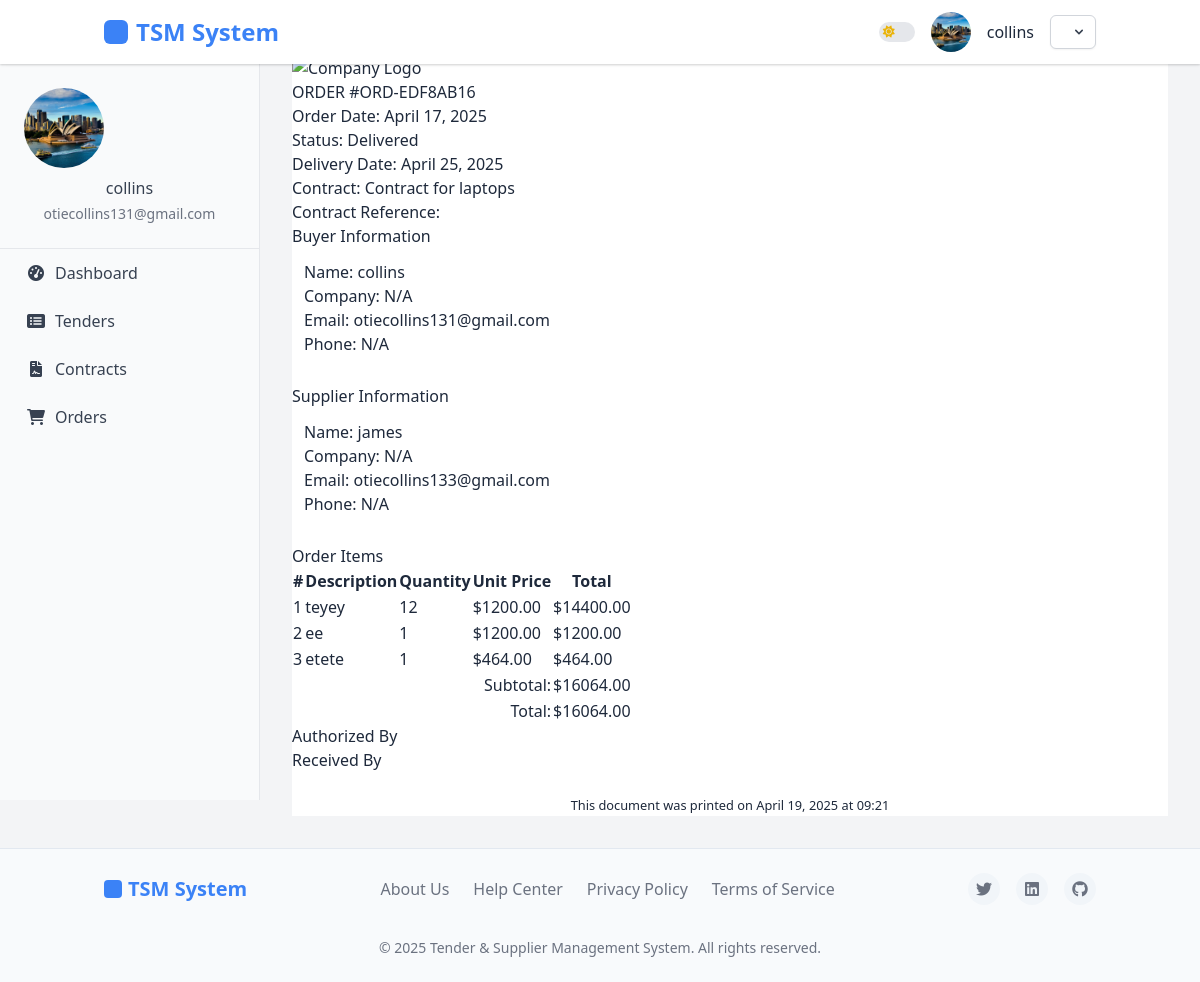
Screenshot of /buyer/orders/2/print/ (signed in) with the database file from the repository.
### accounts/models.py (models this page shows, shortened)
class User(AbstractUser):
    USER_TYPE_CHOICES = (
        ('buyer', 'Buyer'),
        ('supplier', 'Supplier'),
        ('admin', 'Administrator'),
    )
    user_type = models.CharField(
        max_length=10,
        choices=USER_TYPE_CHOICES,
        default='buyer',
        verbose_name=_('User Type')
    )
    company_name = models.CharField(max_length=100, blank=True)
    phone_number = models.CharField(max_length=20, blank=True)
    email = models.EmailField(_('email address'), unique=True)
    USERNAME_FIELD = 'email'
    REQUIRED_FIELDS = ['username', 'user_type']
    @property
    def is_buyer(self):
        return self.user_type == 'buyer'
    class Meta:
        permissions = [
            ("manage_buyers", "Can manage buyer accounts"),
            ("manage_suppliers", "Can manage supplier accounts"),
        ]

class UserProfile(models.Model):
    user = models.OneToOneField(User, on_delete=models.CASCADE, related_name='profile')
    profile_picture = models.ImageField(upload_to='profile_pics/', blank=True, null=True)
    address = models.TextField(blank=True)
    city = models.CharField(max_length=100, blank=True)
    state = models.CharField(max_length=100, blank=True)
    country = models.CharField(max_length=100, blank=True)
    postal_code = models.CharField(max_length=20, blank=True)
    tax_id = models.CharField(max_length=50, blank=True)
    registration_date = models.DateTimeField(auto_now_add=True)
    last_active = models.DateTimeField(auto_now=True)
    business_category = models.CharField(max_length=100, blank=True)
    years_in_business = models.PositiveIntegerField(default=0)
    department = models.CharField(max_length=100, blank=True)
    position = models.CharField(max_length=100, blank=True)

### orders/models.py (models this page shows, shortened)
class Order(models.Model):
    order_number = models.CharField(max_length=50, unique=True)
    contract = models.ForeignKey(Contract, on_delete=models.CASCADE, related_name='orders')
    buyer = models.ForeignKey(settings.AUTH_USER_MODEL, on_delete=models.CASCADE, related_name='buyer_orders')
    supplier = models.ForeignKey(settings.AUTH_USER_MODEL, on_delete=models.CASCADE, related_name='supplier_orders')
    status = models.ForeignKey(OrderStatus, on_delete=models.PROTECT)
    total_amount = models.DecimalField(max_digits=15, decimal_places=2)
    delivery_address = models.TextField()
    delivery_date = models.DateField()
    special_instructions = models.TextField(blank=True)
    created_at = models.DateTimeField(auto_now_add=True)
    updated_at = models.DateTimeField(auto_now=True)
    class Meta:
        ordering = ['-created_at']

class OrderStatus(models.Model):
    name = models.CharField(max_length=100)
    description = models.TextField(blank=True)
    class Meta:
        verbose_name_plural = "Order Statuses"

class OrderItem(models.Model):
    order = models.ForeignKey(Order, on_delete=models.CASCADE, related_name='items')
    description = models.CharField(max_length=255)
    quantity = models.PositiveIntegerField()
    unit_price = models.DecimalField(max_digits=15, decimal_places=2)
    @property
    def total_price(self):
        return self.quantity * self.unit_price

### contracts/models.py (models this page shows)
class Contract(models.Model):
    title = models.CharField(max_length=255)
    tender = models.OneToOneField(Tender, on_delete=models.CASCADE, related_name='contract', null=True, blank=True)
    winning_bid = models.OneToOneField(Bid, on_delete=models.CASCADE, related_name='contract', null=True, blank=True)
    buyer = models.ForeignKey(settings.AUTH_USER_MODEL, on_delete=models.CASCADE, related_name='buyer_contracts')
    supplier = models.ForeignKey(settings.AUTH_USER_MODEL, on_delete=models.CASCADE, related_name='supplier_contracts')
    status = models.ForeignKey(ContractStatus, on_delete=models.PROTECT, related_name='contracts')
    terms_and_conditions = models.TextField()
    scope_of_work = models.TextField()
    start_date = models.DateField()
    end_date = models.DateField()
    total_value = models.DecimalField(max_digits=15, decimal_places=2)
    payment_terms = models.TextField()
    created_at = models.DateTimeField(auto_now_add=True)
    updated_at = models.DateTimeField(auto_now=True)
    termination_reason = models.TextField(blank=True, null=True)
    class Meta:
        ordering = ['-created_at']

### orders/views.py (the view)
# urls.py: path('<int:order_id>/print/', views.print_order, name='print_order'),
@login_required
def print_order(request, order_id):
    order = get_object_or_404(Order, id=order_id)
    if not (request.user == order.buyer or request.user == order.supplier or request.user.is_staff):
        return HttpResponseForbidden("You don't have permission to view this order")
    order_items = OrderItem.objects.filter(order=order)
    return render(request, 'orders/print_order.html', {
        'order': order,
        'order_items': order_items,
        'now': timezone.now(),  # Pass current time for the timestamp
    })

### orders/templates/orders/print_order.html (shortened to what this page needs)
{% extends "base.html" %}
{% block content %}
<div class="no-print print-button">
    <button onclick="window.print()" class="theme-button-primary btn">
    </button>
    <button onclick="window.close()" class="theme-button-secondary btn ms-2">
    </button>
</div>
<div style="background-color: #fff;" class="print-container">
    <div class="print-header">
        <img src="/static/img/logo.png" alt="Company Logo" class="company-logo" onerror="this.src='/static/img/placeholder-logo.png'; this.onerror=null;">
        <h1>ORDER #{{ order.order_number }}</h1>
    </div>
    <div class="order-meta">
        <div class="meta-group">
            <div class="meta-item">
                <span class="meta-label">Order Date:</span>
                {{ order.created_at|date:"F j, Y" }}
            </div>
            <div class="meta-item">
                <span class="meta-label">Status:</span>
                {{ order.status.name }}
            </div>
            <div class="meta-item">
                <span class="meta-label">Delivery Date:</span>
                {{ order.delivery_date|date:"F j, Y" }}
            </div>
        </div>
        <div class="meta-group">
            <div class="meta-item">
                <span class="meta-label">Contract:</span>
                {{ order.contract.title }}
            </div>
            <div class="meta-item">
                <span class="meta-label">Contract Reference:</span>
            </div>
        </div>
    </div>
    <div class="print-section">
        <h3>Buyer Information</h3>
        <div class="card p-3 mb-4">
            <div class="meta-item">
                <span class="meta-label">Name:</span>
                {{ order.buyer.get_full_name|default:order.buyer.username }}
            </div>
            <div class="meta-item">
                <span class="meta-label">Company:</span>
                {{ order.buyer.profile.company_name|default:"N/A" }}
            </div>
            <div class="meta-item">
                <span class="meta-label">Email:</span>
                {{ order.buyer.email }}
            </div>
            <div class="meta-item">
                <span class="meta-label">Phone:</span>
                {{ order.buyer.profile.phone|default:"N/A" }}
            </div>
        </div>
    </div>
    <div class="print-section">
        <h3>Supplier Information</h3>
        <div class="card p-3 mb-4">
            <div class="meta-item">
                <span class="meta-label">Name:</span>
                {{ order.supplier.get_full_name|default:order.supplier.username }}
            </div>
            <div class="meta-item">
                <span class="meta-label">Company:</span>
                {{ order.supplier.profile.company_name|default:"N/A" }}
            </div>
            <div class="meta-item">
                <span class="meta-label">Email:</span>
                {{ order.supplier.email }}
            </div>
            <div class="meta-item">
                <span class="meta-label">Phone:</span>
                {{ order.supplier.profile.phone|default:"N/A" }}
            </div>
        </div>
    </div>
    <div class="print-section">
        <h3>Order Items</h3>
        <table class="table table-bordered">
            <thead>
                <tr>
                    <th>#</th>
                    <th>Description</th>
                    <th>Quantity</th>
                    <th>Unit Price</th>
                    <th>Total</th>
                </tr>
            </thead>
            <tbody>
                {% for item in order_items %}
                <tr>
                    <td>{{ forloop.counter }}</td>
                    <td>{{ item.description }}</td>
                    <td>{{ item.quantity }}</td>
                    <td>${{ item.unit_price }}</td>
                    <td>${{ item.total_price }}</td>
                </tr>
                {% empty %}
                <tr>
                    <td colspan="5" class="text-center">No items available</td>
                </tr>
                {% endfor %}
            </tbody>
            <tfoot>
                <tr>
                    <td colspan="4" class="text-end fw-bold">Subtotal:</td>
                    <td>${{ order.subtotal|default:order.total_amount }}</td>
                </tr>
                <tr>
                    <td colspan="4" class="text-end fw-bold">Total:</td>
                    <td class="fw-bold">${{ order.total_amount }}</td>
                </tr>
            </tfoot>
        </table>
    </div>
    <div class="signature-section">
        <div class="signature-box">
            <p>Authorized By</p>
        </div>
        <div class="signature-box">
            <p>Received By</p>
        </div>
    </div>
    <div class="text-center mt-5">
        <p><small>This document was printed on {{ now|date:"F j, Y" }} at {{ now|time:"H:i" }}</small></p>
    </div>
</div>
{% endblock %}

### accounts/templates/base.html (shortened to what this page needs)
<!DOCTYPE html>
<html lang="en" class="light">
    <head>
    <script src="https://cdn.tailwindcss.com"></script>
    <link rel="stylesheet" href="https://cdnjs.cloudflare.com/ajax/libs/font-awesome/6.0.0-beta3/css/all.min.css">
</head>
<body>
    <aside class="sidebar">
        <div class="sidebar-profile">
            {% if user.is_authenticated %}
                {% if user.profile.profile_picture %}
                    <img src="{{ user.profile.profile_picture.url }}" alt="{{ user.username }}'s Avatar">
                {% endif %}
                <h6>{{ user.get_full_name|default:user.username }}</h6>
                <p class="text-sm">{{ user.email }}</p>
            {% endif %}
        </div>
        <nav class="sidebar-nav">
            <ul>
                {% if user.is_authenticated %}
                    {% if user.is_buyer %}
                        <li><a href="{% url 'dashboard:buyer_dashboard' %}" {% if request.resolver_match.url_name == 'buyer_dashboard' %}class="active"{% endif %}><i class="fas fa-tachometer-alt"></i> Dashboard</a></li>
                        <li><a href="{% url 'tenders:tender_list' %}" {% if request.resolver_match.url_name == 'tender_list' %}class="active"{% endif %}><i class="fas fa-list-alt"></i> Tenders</a></li>
                        <li><a href="{% url 'contracts:contract_list' %}" {% if request.path == '/contracts/' %}class="active"{% endif %}><i class="fas fa-file-contract"></i> Contracts</a></li>
                        <li><a href="{% url 'orders:order_list' %}"><i class="fas fa-shopping-cart"></i> Orders</a></li>
                    {% endif %}
                {% endif %}
            </ul>
        </nav>
    </aside>
    <header>
        <nav class="container mx-auto px-4">
            <div class="logo">
                <a href="{% url 'home' %}" class="text-2xl font-bold">TSM System</a>
            </div>
            <div class="profile">
                <div class="theme-toggle-container">
                    <label class="relative inline-flex items-center cursor-pointer">
                        <span class="w-9 h-5 bg-gray-200 peer-focus:outline-none peer-focus:ring-2 peer-focus:ring-primary-300 dark:bg-gray-700 rounded-full peer dark:peer-focus:ring-primary-600 peer-checked:bg-primary-600 relative">
                            <i class="fas fa-sun absolute left-1 top-1/2 -translate-y-1/2 text-yellow-500 text-xs z-10 transition-opacity dark:opacity-0"></i>
                        </span>
                    </label>
                </div>
                {% if user.profile.profile_picture %}
                      <img src="{{ user.profile.profile_picture.url }}" alt="{{ user.username }}'s Avatar" class="w-10 h-10 rounded-full object-cover">
                    {% else %}
                      <img src="https://via.placeholder.com/40" alt="User Avatar" class="w-10 h-10 rounded-full object-cover">
                    {% endif %}
                {% if user.is_authenticated %}
                    <span class="username">{{ user.username }}</span>
                    <div class="relative inline-block text-left">
                        <button id="userMenuButton" type="button" class="inline-flex items-center justify-center px-3 py-2 text-sm font-medium text-gray-700 bg-white border border-gray-300 rounded-md shadow-sm hover:bg-gray-50 focus:outline-none focus:ring-2 focus:ring-offset-2 focus:ring-primary-500 dark:bg-gray-800 dark:border-gray-700 dark:text-gray-400 dark:hover:bg-gray-700" aria-expanded="false" aria-haspopup="true">
                            <svg class="w-4 h-4 ml-2 -mr-1" viewBox="0 0 20 20" fill="currentColor" aria-hidden="true">
                                <path fill-rule="evenodd" d="M5.293 7.293a1 1 0 011.414 0L10 10.586l3.293-3.293a1 1 0 111.414 1.414l-4 4a1 1 0 01-1.414 0l-4-4a1 1 0 010-1.414z" clip-rule="evenodd" />
                            </svg>
                        </button>
                    </div>
                {% endif %}
            </div>
        </nav>
    </header>
    <div class="main-content">
        {% block content %}{% endblock %}
    </div>
    <footer>
        <div class="container mx-auto px-4">
            <div class="footer-content">
                <div class="footer-logo">TSM System</div>
                <div class="footer-links">
                    <a href="#">About Us</a>
                    <a href="#">Help Center</a>
                    <a href="#">Privacy Policy</a>
                    <a href="#">Terms of Service</a>
                </div>
                <div class="footer-socials">
                    <a href="#"><i class="fab fa-twitter"></i></a>
                    <a href="#"><i class="fab fa-linkedin"></i></a>
                    <a href="#"><i class="fab fa-github"></i></a>
                </div>
                <div class="footer-copyright">
                    &copy; {% now "Y" %} Tender & Supplier Management System. All rights reserved.
                </div>
            </div>
        </div>
    </footer>
</body>
</html>

### rows the page displays
User: profile.profile_picture (picture), get_full_name "collins", email "otiecollins131@gmail.com", username "collins"
Order: order_number "ORD-EDF8AB16", created_at "April 17, 2025", status.name "Delivered", delivery_date "April 25, 2025", contract "Contract for laptops", buyer.get_full_name "collins", buyer.profile.company_name "N/A", buyer.email "otiecollins131@gmail.com", buyer.profile.phone "N/A", supplier.get_full_name "james", supplier.profile.company_name "N/A", supplier.email "otiecollins133@gmail.com", supplier.profile.phone "N/A", subtotal "16064.00", total_amount "16064.00"
OrderItem: description "teyey", quantity "12", unit_price "1200.00", total_price "14400.00"
OrderItem: description "ee", quantity "1", unit_price "1200.00", total_price "1200.00"
OrderItem: description "etete", quantity "1", unit_price "464.00", total_price "464.00"
